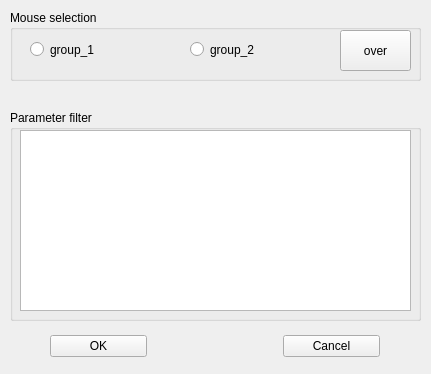
<?xml version="1.0" encoding="UTF-8"?>
<ui version="4.0">
 <class>Subset</class>
 <widget class="QWidget" name="Subset">
  <property name="geometry">
   <rect>
    <x>0</x>
    <y>0</y>
    <width>431</width>
    <height>374</height>
   </rect>
  </property>
  <property name="minimumSize">
   <size>
    <width>431</width>
    <height>374</height>
   </size>
  </property>
  <property name="maximumSize">
   <size>
    <width>431</width>
    <height>374</height>
   </size>
  </property>
  <property name="windowTitle">
   <string>Select subsets</string>
  </property>
  <widget class="QGroupBox" name="groupBox">
   <property name="geometry">
    <rect>
     <x>10</x>
     <y>10</y>
     <width>411</width>
     <height>71</height>
    </rect>
   </property>
   <property name="title">
    <string>Mouse selection</string>
   </property>
   <widget class="QRadioButton" name="radioButton_2">
    <property name="geometry">
     <rect>
      <x>180</x>
      <y>30</y>
      <width>121</width>
      <height>19</height>
     </rect>
    </property>
    <property name="text">
     <string>group_2</string>
    </property>
   </widget>
   <widget class="QRadioButton" name="radioButton">
    <property name="geometry">
     <rect>
      <x>20</x>
      <y>30</y>
      <width>121</width>
      <height>19</height>
     </rect>
    </property>
    <property name="text">
     <string>group_1</string>
    </property>
   </widget>
   <widget class="QPushButton" name="pushButton">
    <property name="geometry">
     <rect>
      <x>330</x>
      <y>20</y>
      <width>71</width>
      <height>41</height>
     </rect>
    </property>
    <property name="text">
     <string>over</string>
    </property>
   </widget>
  </widget>
  <widget class="QGroupBox" name="groupBox_2">
   <property name="geometry">
    <rect>
     <x>10</x>
     <y>110</y>
     <width>411</width>
     <height>211</height>
    </rect>
   </property>
   <property name="title">
    <string>Parameter filter</string>
   </property>
   <widget class="QTextEdit" name="textEdit">
    <property name="geometry">
     <rect>
      <x>10</x>
      <y>20</y>
      <width>391</width>
      <height>181</height>
     </rect>
    </property>
    <property name="styleSheet">
     <string notr="true">font: 10pt &quot;Ebrima&quot;;</string>
    </property>
   </widget>
  </widget>
  <widget class="QWidget" name="layoutWidget">
   <property name="geometry">
    <rect>
     <x>50</x>
     <y>330</y>
     <width>330</width>
     <height>33</height>
    </rect>
   </property>
   <layout class="QHBoxLayout">
    <property name="spacing">
     <number>6</number>
    </property>
    <property name="leftMargin">
     <number>0</number>
    </property>
    <property name="topMargin">
     <number>0</number>
    </property>
    <property name="rightMargin">
     <number>0</number>
    </property>
    <property name="bottomMargin">
     <number>0</number>
    </property>
    <item>
     <widget class="QPushButton" name="okButton">
      <property name="text">
       <string>OK</string>
      </property>
     </widget>
    </item>
    <item>
     <spacer>
      <property name="orientation">
       <enum>Qt::Horizontal</enum>
      </property>
      <property name="sizeType">
       <enum>QSizePolicy::Fixed</enum>
      </property>
      <property name="sizeHint" stdset="0">
       <size>
        <width>130</width>
        <height>10</height>
       </size>
      </property>
     </spacer>
    </item>
    <item>
     <widget class="QPushButton" name="cancelButton">
      <property name="text">
       <string>Cancel</string>
      </property>
     </widget>
    </item>
   </layout>
  </widget>
 </widget>
 <resources/>
 <connections/>
</ui>
